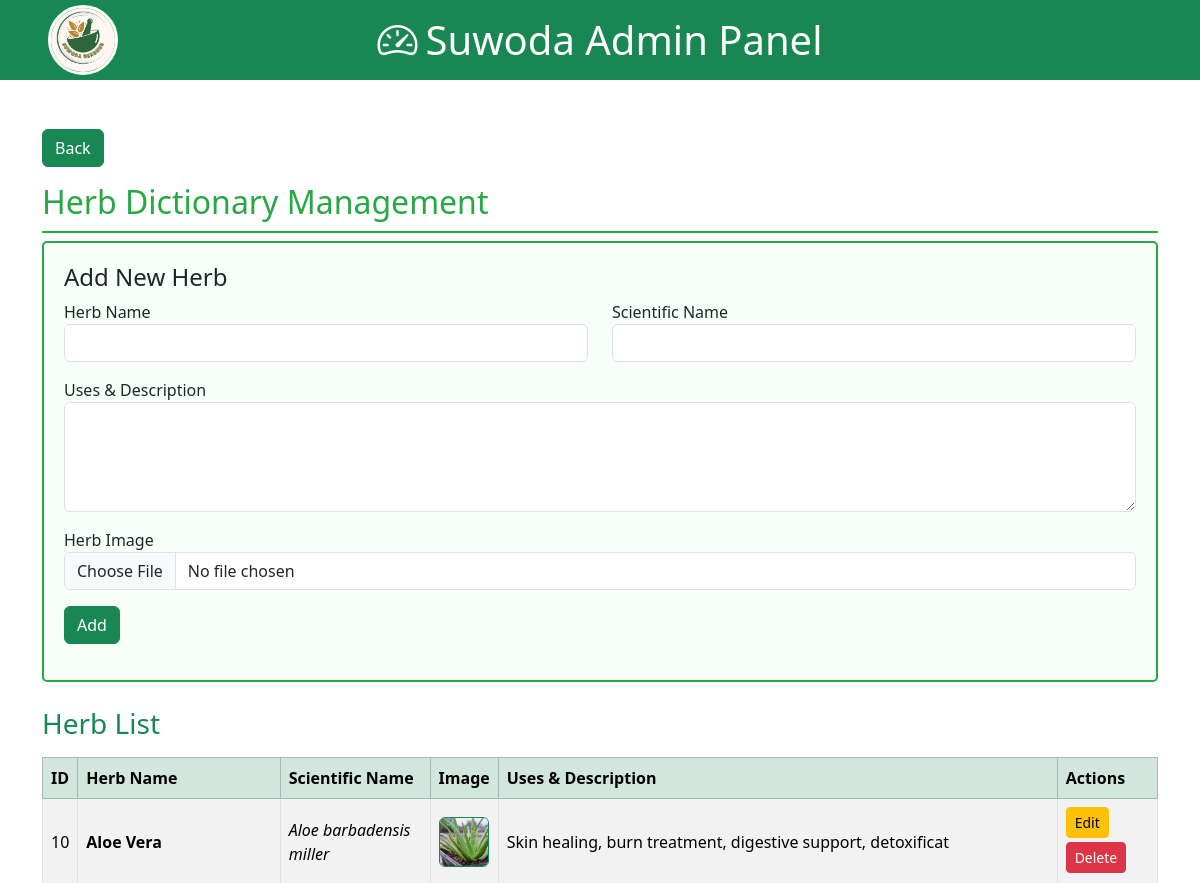
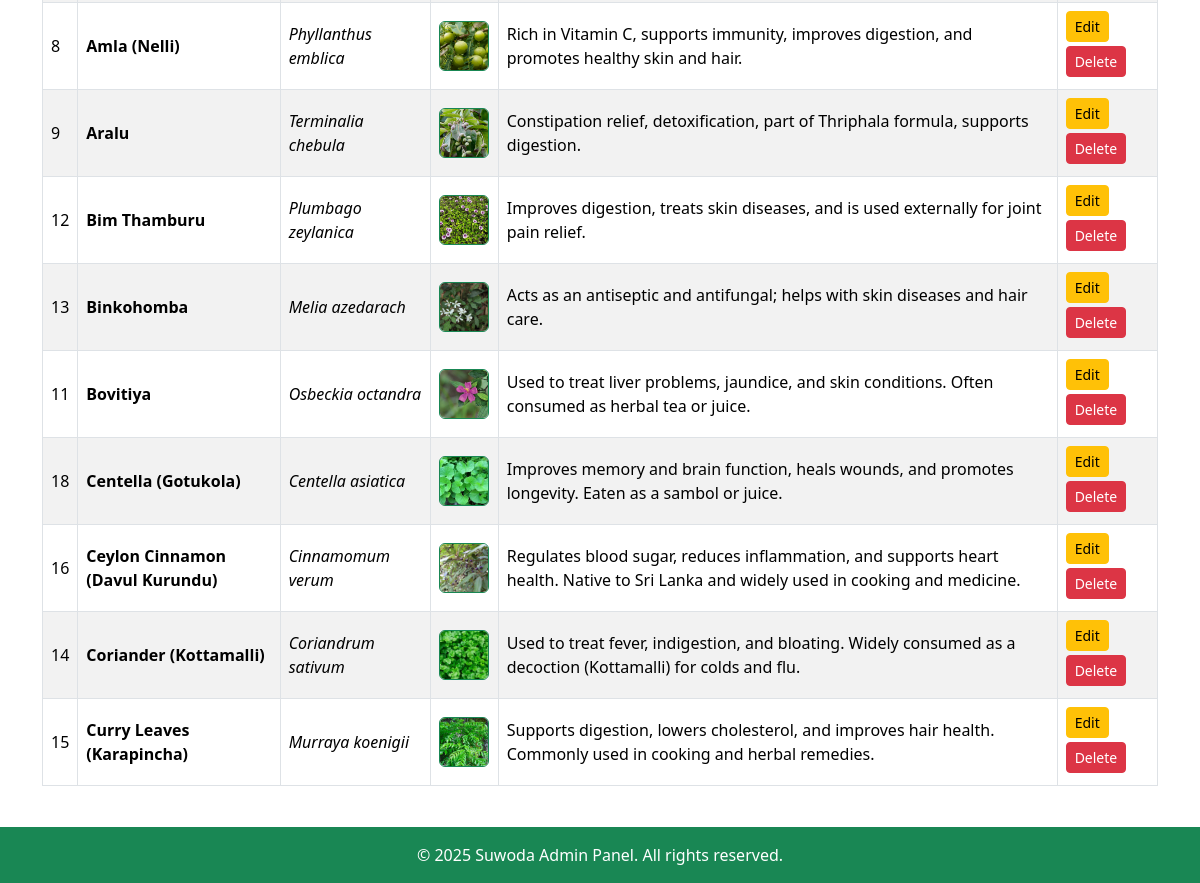
Screenshot of /admin/dictionary_manage.php with the database file from the repository (2 pictures, top to bottom).
### tables this page shows
CREATE TABLE `herb` (
  `herb_id` int(11) NOT NULL,
  `name` varchar(100) NOT NULL,
  `scientific_name` varchar(150) NOT NULL,
  `uses` text DEFAULT NULL,
  `image` varchar(255) DEFAULT NULL
);

### admin/dictionary_manage.php (the view, shortened to what this page needs)
<?php
include '../includes/dbconnect.php';
$herbs = $conn->query("SELECT * FROM herb ORDER BY name");
$edit_herb = null;
?>
<!DOCTYPE html>
<html>
<head>
<link rel="stylesheet" href="https://cdn.jsdelivr.net/npm/bootstrap@5.3.7/dist/css/bootstrap.min.css">
</head>
<body>
<?php include './admin_header.php'; ?>
<div class="container">
    <a href="dashbord.php" class="btn btn-success mb-3">Back</a>
    <h2 class="dictionary-title">Herb Dictionary Management</h2>
    <div class="form-box">
        <h4><?php echo $edit_herb ? 'Edit Herb' : 'Add New Herb'; ?></h4>
        <form method="POST" enctype="multipart/form-data">
            <div class="row">
                <div class="col-md-6 mb-3">
                    <label>Herb Name</label>
                    <input type="text" name="herb_name" class="form-control" value="<?php if($edit_herb) echo htmlspecialchars($edit_herb['name']); ?>" required>
                </div>
                <div class="col-md-6 mb-3">
                    <label>Scientific Name</label>
                    <input type="text" name="scientific_name" class="form-control" value="<?php if($edit_herb) echo htmlspecialchars($edit_herb['scientific_name']); ?>" required>
                </div>
            </div>
            <div class="mb-3">
                <label>Uses & Description</label>
                <textarea name="description" class="form-control" rows="4" required><?php if($edit_herb) echo htmlspecialchars($edit_herb['uses']); ?></textarea>
            </div>
            <div class="mb-3">
                <label>Herb Image</label>
                <input type="file" name="image" class="form-control" accept="image/*">
            </div>
            <div class="mb-3">
                <?php if($edit_herb){ ?>
                    <button type="submit" name="update" class="btn btn-warning">Update Herb</button>
                    <a href="dictionary_manage.php" class="btn btn-secondary">Cancel</a>
                <?php }else{ ?>
                    <button type="submit" name="add" class="btn btn-success">Add</button>
                <?php } ?>
            </div>
        </form>
    </div>
    <h3 class="mb-3 text-success">Herb List</h3>
    <div class="table-responsive">
        <table class="table table-striped table-bordered align-middle">
            <thead class="table-success">
                <tr>
                    <th>ID</th>
                    <th>Herb Name</th>
                    <th>Scientific Name</th>
                    <th>Image</th>
                    <th>Uses & Description</th>
                    <th>Actions</th>
                </tr>
            </thead>
            <tbody>
                <?php while($herb = $herbs->fetch_assoc()){ ?>
                <tr>
                    <td><?php echo $herb['herb_id']; ?></td>
                    <td><strong><?php echo htmlspecialchars($herb['name']); ?></strong></td>
                    <td><em><?php echo htmlspecialchars($herb['scientific_name']); ?></em></td>
                    <td>
                        <?php if(!empty($herb['image'])){ ?>
                            <img src="../uploads/herbs/<?php echo htmlspecialchars($herb['image']); ?>"
                                 width="50" height="50" class="herb-image rounded border border-success"
                                 onerror="this.style.display='none'; this.nextElementSibling.style.display='flex';">
                        <?php } else { ?>
                            <div class="no-image">No Image</div>
                        <?php } ?>
                    </td>
                    <td><?php echo htmlspecialchars($herb['uses']); ?></td>
                    <td>
                        <a href="?edit=<?php echo $herb['herb_id']; ?>" class="btn btn-sm btn-warning mb-1">Edit</a>
                        <a href="?delete=<?php echo $herb['herb_id']; ?>" class="btn btn-sm btn-danger mb-1" onclick="return confirm('Are you sure you want to delete this herb?')">Delete</a>
                    </td>
                </tr>
                <?php } ?>
            </tbody>
        </table>
    </div>
</div>
<?php include './admin_footer.php'; ?>
</body>
</html>

### admin/dictionary_manage.php (style rules this page uses)
.container { background: white; padding: 25px; margin-top: 20px; border-radius: 8px; }
.form-box { border: 2px solid #28a745; padding: 20px; margin-bottom: 25px; border-radius: 5px; background-color: #f8fff8; }
.herb-image { border: 1px solid #ddd; border-radius: 5px; object-fit: cover; }
.dictionary-title { color: #28a745; border-bottom: 2px solid #28a745; padding-bottom: 10px; }

### rows the page displays
herb: herb_id "10", name "Aloe Vera", scientific_name "Aloe barbadensis miller", image (picture), uses "Skin healing, burn treatment, digestive support, detoxificat"
herb: herb_id "8", name "Amla (Nelli)", scientific_name "Phyllanthus emblica", image (picture), uses "Rich in Vitamin C, supports immunity, improves digestion, and promotes healthy skin and hair."
herb: herb_id "9", name "Aralu", scientific_name "Terminalia chebula", image (picture), uses "Constipation relief, detoxification, part of Thriphala formula, supports digestion."
herb: herb_id "12", name "Bim Thamburu", scientific_name "Plumbago zeylanica", image (picture), uses "Improves digestion, treats skin diseases, and is used externally for joint pain relief."
herb: herb_id "13", name "Binkohomba", scientific_name "Melia azedarach", image (picture), uses "Acts as an antiseptic and antifungal; helps with skin diseases and hair care."
herb: herb_id "11", name "Bovitiya", scientific_name "Osbeckia octandra", image (picture), uses "Used to treat liver problems, jaundice, and skin conditions. Often consumed as herbal tea or juice."
herb: herb_id "18", name "Centella (Gotukola)", scientific_name "Centella asiatica", image (picture), uses "Improves memory and brain function, heals wounds, and promotes longevity. Eaten as a sambol or juice."
herb: herb_id "16", name "Ceylon Cinnamon (Davul Kurundu)", scientific_name "Cinnamomum verum", image (picture), uses "Regulates blood sugar, reduces inflammation, and supports heart health. Native to Sri Lanka and widely used in cooking and medicine."
herb: herb_id "14", name "Coriander (Kottamalli)", scientific_name "Coriandrum sativum", image (picture), uses "Used to treat fever, indigestion, and bloating. Widely consumed as a decoction (Kottamalli) for colds and flu."
herb: herb_id "15", name "Curry Leaves (Karapincha)", scientific_name "Murraya koenigii", image (picture), uses "Supports digestion, lowers cholesterol, and improves hair health. Commonly used in cooking and herbal remedies."
